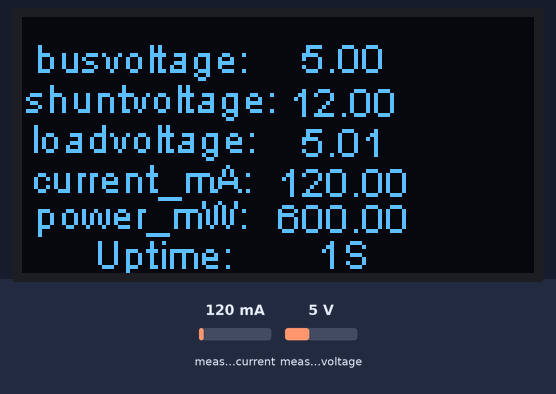
Recording of a sketch running on a simulated ESP8266 (NodeMCU). On the bench: 128×64 one-colour display. Inputs (shaded band) come from the test bench; at power-on: measured current 120 mA, measured voltage 5 V. What the sketch prints to the serial monitor is not drawn.

Above: at 2.0 s.
2.1 s: measured current set to 40 mA
At 4.8 s:
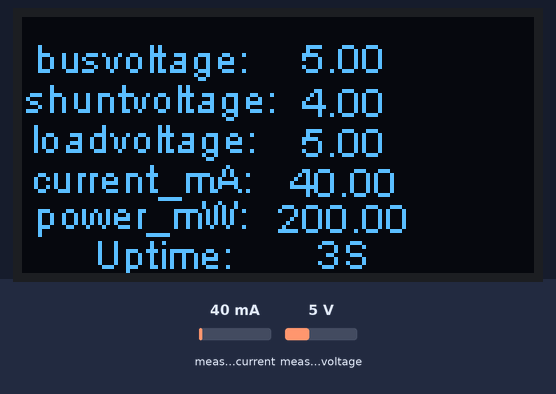
6.1 s: measured voltage set to 0.3 V
At 8.3 s:
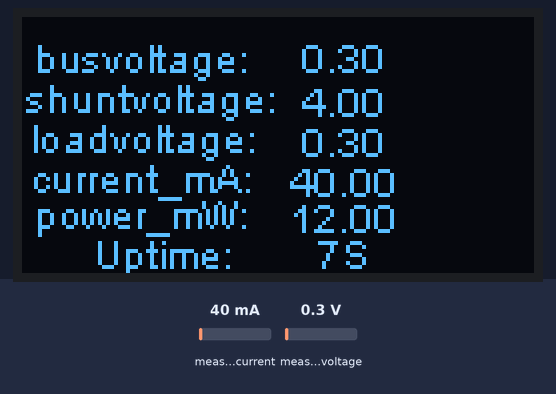
10.1 s: measured current set to 500 mA
At 12.9 s:
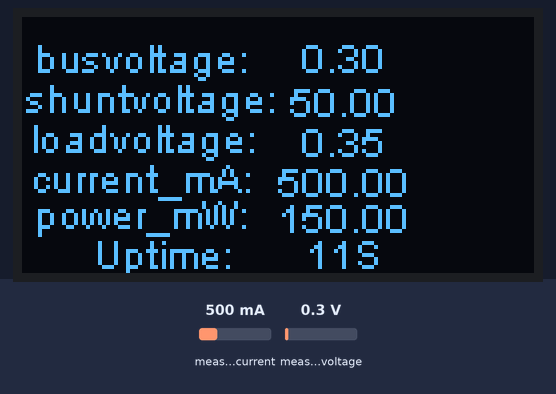
14.1 s: measured voltage set to 3.8 V
At 61.6 s:
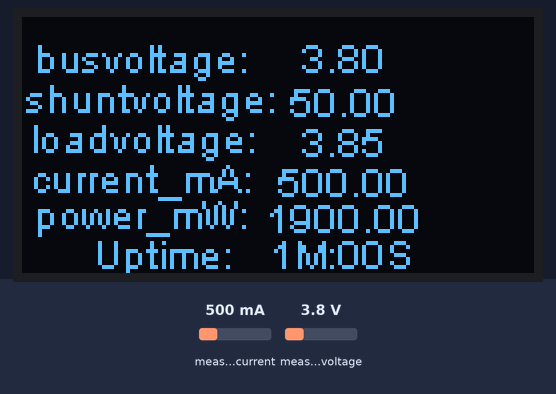
Timing chart, 0 to 63.1 s (numbered marks = the images above; inputs shaded):
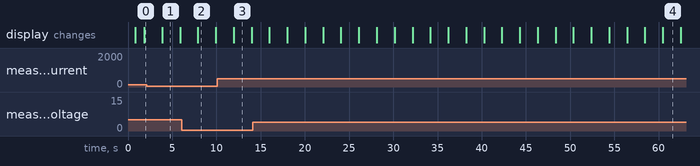

Measured:
- what the display in image 2 shows lasts 2.0 s, from 7.9 s to 9.9 s

The sketch:

Solar-Node-0.0.6.ino
```cpp
//

/**

The MIT License (MIT) etc...
See more at https://thingpulse.com
*/

// --------- Intro / firmware ID block ----------
#define FW_FILE   __FILE__          // auto filename
#define FW_VER    "0.0.4"          // update per release

void intro() {//Let's assume this is the latest Intro code and call it V0.0.1
  Serial.println(F("\n===== FIRMWARE INFO ====="));
  Serial.printf("Function: %s\n", __func__);
  Serial.printf("File: %s\n", FW_FILE);
  Serial.printf("Version: %s\n", FW_VER);
  Serial.printf("Binary MD5: %s\n", ESP.getSketchMD5().c_str()); // runtime binary hash
  Serial.printf("Compiled: %s %s\n", __DATE__, __TIME__);
  Serial.printf("Flash Size: %u bytes\n", ESP.getFlashChipRealSize());
  Serial.printf("SDK: %s\n", ESP.getSdkVersion());
  Serial.printf("Current Hardware Setup: SDA = ESP8266 NODEMCU PIN D2, SDA = ESP8266 NODEMCU PIN D1 = SCL");
  Serial.println(F("=========================\n"));
}
// call intro() early in setup()

#include "SSD1306Wire.h"
#include "OLEDDisplayUi.h"
#include "Wire.h"
#include "Adafruit_INA219.h"

// Display Settings for OLED
const int I2C_DISPLAY_ADDRESS = 0x3c;
#if defined(ESP8266) //It is when using nodemcu
const int SDA_PIN = D2;
const int SCL_PIN = D1;
#else
const int SDA_PIN = D3; //D3;
const int SCL_PIN = D4; //D4;
#endif

 // Initialize the oled display for address 0x3c
 // sda-pin=14 and sdc-pin=12
 SSD1306Wire     display(I2C_DISPLAY_ADDRESS, SDA_PIN, SCL_PIN);
 OLEDDisplayUi   ui( &display );

// 🟢 Dynamic D:H:M:S format — hides zero day/hour fields
String getFormattedUptime() {
  unsigned long uptimeMillis = millis();
  unsigned long seconds = uptimeMillis / 1000;

  unsigned int days = seconds / 86400UL;
  seconds %= 86400UL;

  unsigned int hours = seconds / 3600UL;
  seconds %= 3600UL;

  unsigned int minutes = seconds / 60UL;
  seconds %= 60UL;

  char buffer[25];

  // Build the format dynamically
  if (days > 0) {
    sprintf(buffer, "%uD:%02uH:%02uM:%02uS", days, hours, minutes, (unsigned int)seconds);
  }
  else if (hours > 0) {
    sprintf(buffer, "%uH:%02uM:%02uS", hours, minutes, (unsigned int)seconds);
  }
  else if (minutes > 0) {
    sprintf(buffer, "%uM:%02uS", minutes, (unsigned int)seconds);
  }
  else {
    sprintf(buffer, "%uS", (unsigned int)seconds);
  }

  return String(buffer);
}


Adafruit_INA219 ina219;

void setup() {
  Serial.begin(9600);
  Serial.println();
  Serial.println();
  intro();

  // initialize display
  display.init();
  display.clear();
  display.display();
  display.flipScreenVertically();
  display.setFont(ArialMT_Plain_10);
  display.setTextAlignment(TEXT_ALIGN_CENTER);
  display.setContrast(255);
  delay(500);
  Serial.print(".");
  display.clear();
  display.drawString(64, 4, "Screen Is Working!");
  display.display();
  Serial.println("");


  if (! ina219.begin()) {
    Serial.println("Failed to find INA219 chip");
    while (1) { delay(10); }
  }


  Serial.print("Bus Voltage"); Serial.print("\t"); // Bus Voltage
  Serial.print("Shunt Voltage"); Serial.print("\t"); // Shunt Voltage
  Serial.print("Load Voltage"); Serial.print("\t"); // Load Voltage
  Serial.print("Current"); Serial.print("\t");  // Current
  Serial.println("Power");  // Power
  //display.clear();
  //display.drawString(64, 10, "Screens working!");

}

void loop() {

  float shuntvoltage = 0;
  float busvoltage = 0;
  float current_mA = 0;
  float loadvoltage = 0;
  float power_mW = 0;

  shuntvoltage = ina219.getShuntVoltage_mV();
  busvoltage = ina219.getBusVoltage_V();
  current_mA = ina219.getCurrent_mA();
  power_mW = ina219.getPower_mW();
  loadvoltage = busvoltage + (shuntvoltage / 1000);

  Serial.print(busvoltage); Serial.print("\t");
  Serial.print(shuntvoltage); Serial.print("\t");
  Serial.print(loadvoltage); Serial.print("\t");
  Serial.print(current_mA); Serial.print("\t");
  Serial.println(power_mW);

  delay(1000);

  display.clear();
  display.drawString(30, 4, "busvoltage:");
  display.drawString(32, 14, "shuntvoltage:");
  display.drawString(30, 24, "loadvoltage:");
  display.drawString(30, 34, "current_mA:");
  display.drawString(30, 43, "power_mW:");
  display.drawString(35, 53, "Uptime:");
  display.drawString(80, 4, String(busvoltage));
  display.drawString(80, 15, String(shuntvoltage));
  display.drawString(80, 25, String(loadvoltage));
  display.drawString(80, 35, String(current_mA));
  display.drawString(80, 44, String(power_mW));
  //display.drawString(80, 53, String(millis()/1000));
   display.drawString(80, 53, String(getFormattedUptime()));
  display.display();
  delay(1000);
}
```
